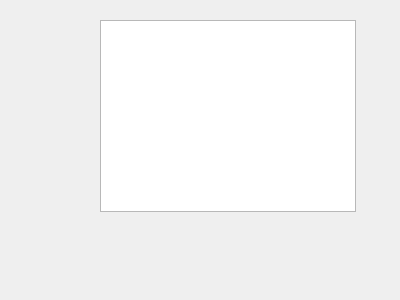
<?xml version="1.0" encoding="UTF-8"?>
<ui version="4.0">
 <class>Widget</class>
 <widget class="QWidget" name="Widget">
  <property name="geometry">
   <rect>
    <x>0</x>
    <y>0</y>
    <width>400</width>
    <height>300</height>
   </rect>
  </property>
  <property name="windowTitle">
   <string>Widget</string>
  </property>
  <widget class="QTableWidget" name="tableWidget">
   <property name="geometry">
    <rect>
     <x>100</x>
     <y>20</y>
     <width>256</width>
     <height>192</height>
    </rect>
   </property>
  </widget>
 </widget>
 <layoutdefault spacing="6" margin="11"/>
 <resources/>
 <connections/>
</ui>
